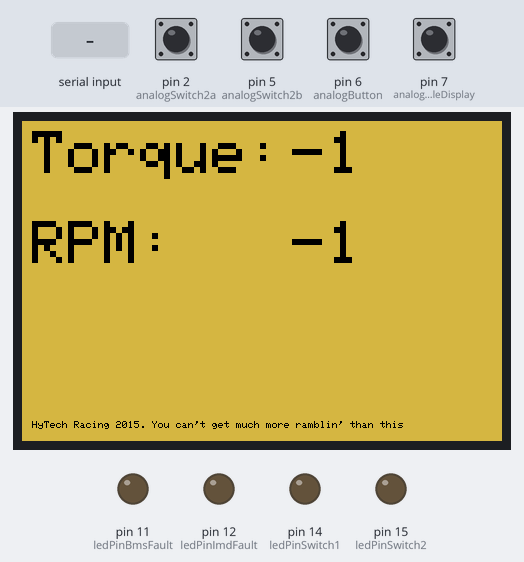
The sketch below on a simulated Arduino Mega 2560, built with avr-gcc and run on an emulated ATmega2560. On the bench: 480×320 colour display, output pins drawn as LEDs (lit = HIGH). The test bench sets the inputs (shaded band); at power-on: pin 5 (analogSwitch2b) HIGH, pin 2 (analogSwitch2a), pin 6 (analogButton), pin 7 (analogButtonCycleDisplay) LOW. What the sketch prints to the serial monitor is not drawn.

Above: at 1.5 s.
1.6 s: pin 7 (analogButtonCycleDisplay) pulled HIGH for 1 s
At 2.78 s:
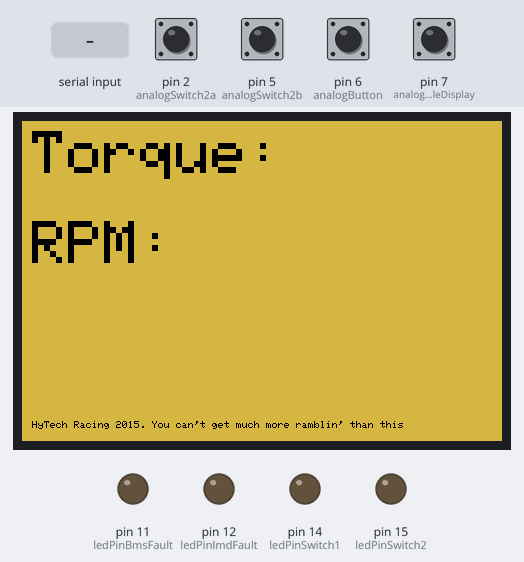
4.1 s: pin 7 (analogButtonCycleDisplay) pulled HIGH for 1 s
At 6.1 s:
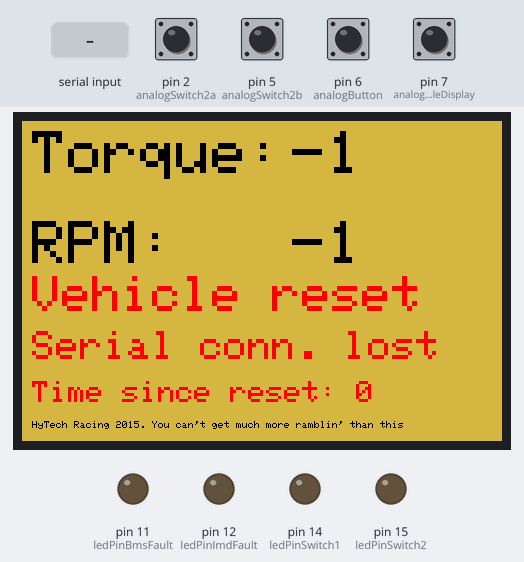
8.1 s: pin 7 (analogButtonCycleDisplay) pulled HIGH for 1 s
At 8.81 s:
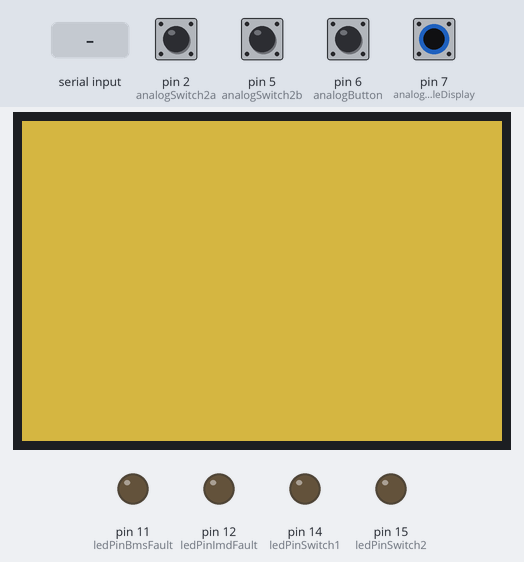
At 9.7 s:
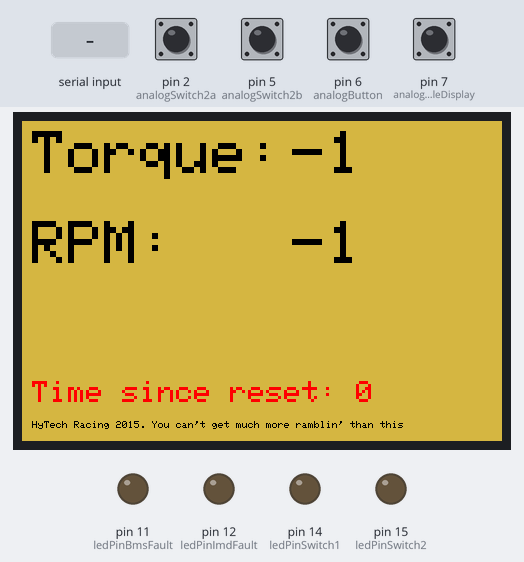
11.4 s: "ar2:restart\n" received over the second serial link
13.8 s: pin 7 (analogButtonCycleDisplay) pulled HIGH for 0.15 s
14.5 s: "ar2:throttle:\n" received over the second serial link
Timing chart, 0 to 17.5 s (numbered marks = the images above; inputs shaded):
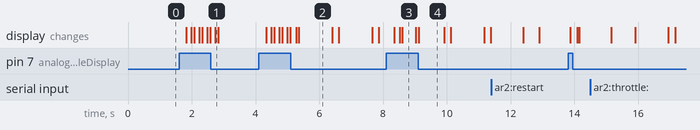

The sketch:

arduinoDash.ino
```cpp
/*
Arduino 2
Type: Mega
Use: Show values on LCD
*/

/*************************************
BEGIN CONFIGURATION
*************************************/
/************************ screen config */
#include <Adafruit_GFX.h>
#include <Adafruit_HX8357.h>
#include <SPI.h>
#include <stdint.h>
#define TFT_CS 10
#define TFT_DC 9
#define TFT_RST 8
Adafruit_HX8357 tft = Adafruit_HX8357(TFT_CS, TFT_DC, TFT_RST);
/**************************** end screen config */

int ledPinImdFault = 12;
int ledPinBmsFault = 11;
int ledPinSwitch1 = 14;
int ledPinSwitch2 = 15;
//int ledPinButton; (Not connected)
int ledPinSwitch4 = 14;
int ledPinSwitch5 = 15;
//int analogSwitch1a; (Not connected)
//int analogSwitch1b; (Not connected)
int analogSwitch2a = 2;
int analogSwitch2b = 5;
int analogButton = 6;
//int analogSwitch3a; (Not connected)
//int analogSwitch3b; (Not connected)
//int analogSwitch4a; (Not connected)
//int analogSwitch4b; (Not connected)
int analogButtonCycleDisplay = 7;


/*************************************
END CONFIGURATION
*************************************/

String inputCmdStream0 = "";
boolean stringComplete0 = false;
String inputCmd0;

String inputCmdStream2 = "";
boolean stringComplete2 = false;
String inputCmd2;
unsigned long timeoutRx2;//Stores millisecond value to shut off if communication is lost
unsigned long runLoop;//Stores millisecond value to run main loop every so often (instead of using delay)

int cycleDisplay = 1;//Stores which view to send to LCD

int temp1Val = -1;
int torqueVal = -1;
int rpmVal = -1; // not sure if we will read in the values for RPM or not

boolean ready2Drive = false;//Set to false on startup and soft restart
boolean resetLoop = false;//Run stuff after restart
unsigned long errorClearTimestamp1 = 0;
unsigned long errorClearTimestamp2 = 0;
unsigned long errorClearTimestamp3 = 0;
unsigned long resetTimestamp = 0;
unsigned long timeSinceReset = 0;

int error1Size;
int error2Size;


int dashSwitch2Val = -1;
int dashButtonVal = -1;
boolean sendSwitchValsThisLoop = false;

void setup() {
    Serial2.begin(115200);//Talk to ar1
    Serial.begin(115200);//Print back to computer
    inputCmdStream2.reserve(100);
    pinMode(ledPinImdFault, OUTPUT);
    pinMode(ledPinBmsFault, OUTPUT);
    pinMode(ledPinSwitch1, OUTPUT);
    pinMode(ledPinSwitch2, OUTPUT);
    pinMode(ledPinSwitch4, OUTPUT);
    pinMode(ledPinSwitch5, OUTPUT);
    pinMode(analogSwitch2a, INPUT);
    pinMode(analogSwitch2b, INPUT);
    pinMode(analogButton, INPUT);
    pinMode(analogButtonCycleDisplay, INPUT);

    //Wait 1 second for communication before throwing error
    timeoutRx2 = 5000;
    runLoop = 0;
    tft.begin(HX8357D);
    initScreen(); // function defined below
    Serial2.println();
}

void loop() {
    checkSwitches();
    if (stringComplete2) {//Recieved something from ar1
        int newLineIndex = inputCmdStream2.indexOf('\n');
        if (newLineIndex > -1) {//Newline is found
            inputCmd2 = inputCmdStream2.substring(0, newLineIndex - 1);
            inputCmdStream2 = inputCmdStream2.substring(newLineIndex + 1);
        }
        if (inputCmdStream2.indexOf('\n') == -1) {//No more complete commands
            stringComplete2 = false;
        }
        Serial.println(inputCmd2);
        if (inputCmd2.substring(0,11) == "ar2:restart") {
            //Restarting vehicle
            reset();
        } else if (inputCmd2.substring(0,13) == "ar2:throttle:") {
            torqueVal = inputCmd2.substring(13).toInt();
        } else if (inputCmd2.substring(0,10) == "ar2:temp1:") {
            //todo put temperatures on screen
            temp1Val = inputCmd2.substring(10).toInt();
        } else if (inputCmd2 == "ar2:ready2Drive") {
            ready2Drive = true;
            writeError1("Ready to drive");
            errorClearTimestamp1 = millis() + 5000;
        } else if (inputCmd2 == "ar2:imdFaultLed:1") {
            digitalWrite(ledPinImdFault, HIGH);
        } else if (inputCmd2 == "ar2:imdFaultLed:0") {
            digitalWrite(ledPinImdFault, LOW);
        } else if (inputCmd2 == "ar2:bmsFaultLed:1") {
            digitalWrite(ledPinBmsFault, HIGH);
        } else if (inputCmd2 == "ar2:bmsFaultLed:0") {
            digitalWrite(ledPinBmsFault, LOW);
        } else if (inputCmd2 == "ar2:ledSwitch1:1") {
            digitalWrite(ledPinSwitch1, HIGH);
        } else if (inputCmd2 == "ar2:ledSwitch1:0") {
            digitalWrite(ledPinSwitch1, LOW);
        } else if (inputCmd2 == "ar2:ledSwitch2:1") {
            digitalWrite(ledPinSwitch2, HIGH);
        } else if (inputCmd2 == "ar2:ledSwitch2:0") {
            digitalWrite(ledPinSwitch2, LOW);
        } else if (inputCmd2 == "ar2:ledSwitch4:1") {
            digitalWrite(ledPinSwitch4, HIGH);
        } else if (inputCmd2 == "ar2:ledSwitch4:0") {
            digitalWrite(ledPinSwitch4, LOW);
        } else if (inputCmd2 == "ar2:ledSwitch5:1") {
            digitalWrite(ledPinSwitch5, HIGH);
        } else if (inputCmd2 == "ar2:ledSwitch5:0") {
            digitalWrite(ledPinSwitch5, LOW);
        } else if (inputCmd2.substring(0,12) == "ar2:startup:") {
            String stage = inputCmd2.substring(12);
            errorClearTimestamp1 = 0;
            if (stage == "1") {
                writeError1("IMD byp switch up");
                writeError2("Press init button");
            } else if (stage == "2") {
                writeError1("Relays 1,3,7 close");
                writeError2("");
            } else if (stage == "3") {
                writeError1("Relays 2,8 close");
            } else if (stage == "5") {
                writeError1("Press init button");
            } else if (stage == "6") {
                writeError1("Relay 4 close 8 opn");
            } else if (stage == "7") {
                writeError1("IMD byp switch down");
                writeError2("Press init button");
            } else if (stage == "8") {
                writeError1("Ready 2 drive sound");
                writeError2("");
            }
        }
    }
    /*if (stringComplete0) {//Recieved something from ar1
        int newLineIndex = inputCmdStream0.indexOf('\n');
        if (newLineIndex > -1) {//Newline is found
            inputCmd0 = inputCmdStream0.substring(0, newLineIndex);
            inputCmdStream0 = inputCmdStream0.substring(newLineIndex + 1);
        }
        if (inputCmdStream0.indexOf('\n') == -1) {//No more complete commands
            stringComplete0 = false;
        }
        Serial.println(inputCmd0);
        torqueVal = inputCmd0.toInt();
    }*/
    if (runLoop < millis()) {//Runs whether or not car is ready to drive
        runLoop = millis() + 250;//Push runLoop up 250 ms

        if (digitalRead(analogButtonCycleDisplay) == HIGH) {//If cycle display button is pressed
            if (cycleDisplay == 1) {
                cycleDisplay = 2;
            } else if (cycleDisplay == 2) {
                cycleDisplay = 1;
            }
        }

        //Update LCD todo this needs to be fleshed out
        if (cycleDisplay == 1) {//Default view
            tft.setCursor(270, 10);
            tft.print(torqueVal);
            tft.print("  ");
            tft.setCursor(270, 100);
            tft.print(rpmVal); // if we ever get an rpm value
            tft.print("  ");

        } else if (cycleDisplay == 2) {
            initScreen();
            cycleDisplay = 1;
        }

        if (errorClearTimestamp1 != 0 && errorClearTimestamp1 < millis()) {
            writeError1("");
        }
        if (errorClearTimestamp2 != 0 && errorClearTimestamp2 < millis()) {
            writeError2("");
        }
        if (errorClearTimestamp3 != 0 && errorClearTimestamp3 < millis()) {
            writeError3("");
        }

        if (resetTimestamp != 0) {
            timeSinceReset = millis() - resetTimestamp;
            timeSinceReset /= 1000;
            String error3 = "Time since reset: " + String(timeSinceReset);
            writeError3(error3);
        }

        serialTimeout();
    }
}

void serialTimeout() {
    if (timeoutRx2 < millis()) {//If 1 second has passed since receiving a complete command from main Arduino reset ***SOMETHING HAS GONE WRONG***
        Serial2.print("ar1:print:");
        Serial2.println(millis());
        Serial2.println("ar1:print:ar2 lost connection to ar1");
        Serial2.println("ar1:restart");
        reset();
        writeError2("Serial conn. lost");
        errorClearTimestamp2 = millis() + 10000;//Keep error on screen 10 seconds
        timeoutRx2 = millis() + 1000;
    }
}

void serialEvent2() {
    while (Serial2.available() > 0) {
        char newChar = (char)Serial2.read();
        if (newChar == '\n') {
            stringComplete2 = true;
            timeoutRx2 = millis() + 1000; //Number of milliseconds since program started, plus 1000, used to timeout if no complete command received for 1 second
        }
        inputCmdStream2 += newChar;
    }
}

void serialEvent() {
    while (Serial.available() > 0) {
        char newChar = (char)Serial.read();
        if (newChar == '\n') {
            stringComplete0 = true;
        }
        inputCmdStream0 += newChar;
    }
}

void initScreen() {
    tft.setRotation(1);
    tft.fillScreen(0xD5A8);
    tft.setCursor(10, 10);
    tft.setTextColor(0x0000); // black text on old gold screen
    tft.setTextSize(6);
    tft.print("Torque:");
    tft.setCursor(10, 100);
    tft.print("RPM:");
    tft.setTextSize(1);
    tft.setCursor(10, 300);
    tft.print("HyTech Racing 2015. You can't get much more ramblin' than this");
    tft.setTextColor(0x0000, 0xD5A8);
    tft.setTextSize(6);
}

void reset() {
    ready2Drive = false;
    resetLoop = true;
    errorClearTimestamp1 = millis() + 5000;
    resetTimestamp = millis();
    writeError1("Vehicle reset");
    //todo reset stuff like error LEDs (also make sure ar1 sends errors after this loop runs)
    //todo this part might need to happen on a soft restart below
    digitalWrite(ledPinImdFault, LOW);
    digitalWrite(ledPinBmsFault, LOW);
    digitalWrite(ledPinSwitch1, LOW);
    digitalWrite(ledPinSwitch2, LOW);
    digitalWrite(ledPinSwitch4, LOW);
    digitalWrite(ledPinSwitch5, LOW);
    dashSwitch2Val = -1;
    dashButtonVal = -1;
}

void writeError1(String error, boolean fill) {//Display an error on screen
    if (error1Size == 5 && error.length() > 14) {
        fill = true;
    } else if (error1Size == 4 && error.length() < 15) {
        fill = true;
    }
    if (fill) {
        tft.fillRect(0,150,480,50,0xD5A8);//Fill from 150 to 200
    }
    tft.setCursor(10,155);
    tft.setTextColor(0xF800, 0xD5A8);
        if (error.length() > 14) {
        tft.setTextSize(4);
        error1Size = 4;
        tft.print(error);
        for (int i = error.length(); i < 19; i++) {
            tft.print(" ");
        }
    } else {
        tft.setTextSize(5);
        error1Size = 5;
        tft.print(error);
        for (int i = error.length(); i < 15; i++) {
            tft.print(" ");
        }
    }
    tft.setTextSize(6);
    tft.setTextColor(0x0000, 0xD5A8);
}

void writeError1(String error) {
    writeError1(error, false);
}

void writeError2(String error, boolean fill) {
    if (error2Size == 5 && error.length() > 14) {
        fill = true;
    } else if (error2Size == 4 && error.length() < 15) {
        fill = true;
    }
    if (fill) {
        tft.fillRect(0,200,480,50,0xD5A8);//Fill from 200 to 250
    }
    tft.setCursor(10,210);
    tft.setTextColor(0xF800, 0xD5A8);
    if (error.length() > 14) {
        tft.setTextSize(4);
        error2Size = 4;
        tft.print(error);
        for (int i = error.length(); i < 19; i++) {
            tft.print(" ");
        }
    } else {
        tft.setTextSize(5);
        error2Size = 5;
        tft.print(error);
        for (int i = error.length(); i < 15; i++) {
            tft.print(" ");
        }
    }
    tft.setTextSize(6);
    tft.setTextColor(0x0000, 0xD5A8);
}

void writeError2(String error) {
    writeError2(error, false);
}

void writeError3(String error, boolean fill) {
    if (fill) {
        tft.fillRect(0,250,480,50,0xD5A8);//Fill from 250 to 300
    }
    tft.setCursor(10,260);
    tft.setTextSize(3);
    tft.setTextColor(0xF800, 0xD5A8);
    tft.print(error);
    for (int i = error.length(); i < 26; i++) {
        tft.print(" ");
    }
    tft.setTextSize(6);
    tft.setTextColor(0x0000, 0xD5A8);
}

void writeError3(String error) {
    writeError3(error, false);
}

void checkSwitches() {
    if (dashSwitch2Val != 0 && digitalRead(analogSwitch2a) == HIGH && digitalRead(analogSwitch2b == LOW)) {
        dashSwitch2Val = 0;
        sendSwitchValsThisLoop = true;
    } else if (dashSwitch2Val != 1 && digitalRead(analogSwitch2a) == LOW && digitalRead(analogSwitch2b) == LOW) {
        dashSwitch2Val = 1;
        sendSwitchValsThisLoop = true;
    } else if (dashSwitch2Val != 2 && digitalRead(analogSwitch2a) == LOW && digitalRead(analogSwitch2b) == HIGH) {
        dashSwitch2Val = 2;
        sendSwitchValsThisLoop = true;
    }
    if (dashButtonVal != 1 && digitalRead(analogButton) == HIGH) {
        dashButtonVal = 1;
        sendSwitchValsThisLoop = true;
    } else if (dashButtonVal != 0 && digitalRead(analogButton) == LOW) {
        dashButtonVal = 0;
        sendSwitchValsThisLoop = true;
    }

    if (sendSwitchValsThisLoop) {
        Serial2.print("ar1:dashSwitches:");
        Serial2.print(dashSwitch2Val);
        Serial2.println(dashButtonVal);
        sendSwitchValsThisLoop = false;

        Serial.print("ar1:dashSwitches:");
        Serial.print(dashSwitch2Val);
        Serial.println(dashButtonVal);
    }
}
```

Measured:
- after the input at 1.6 s, the display: first changes after 0.22 s (image 1 shows a later state)
- after the input at 8.1 s, the display: changes after 0.25 s (image 3)
- what the display in image 2 shows lasts 1.0 s, from 5.4 s to 6.4 s
- what the display in image 3 shows lasts 0.4 s, from 8.6 s to 9.0 s
- what the display in image 4 shows lasts 0.8 s, from 9.1 s to 9.9 s
